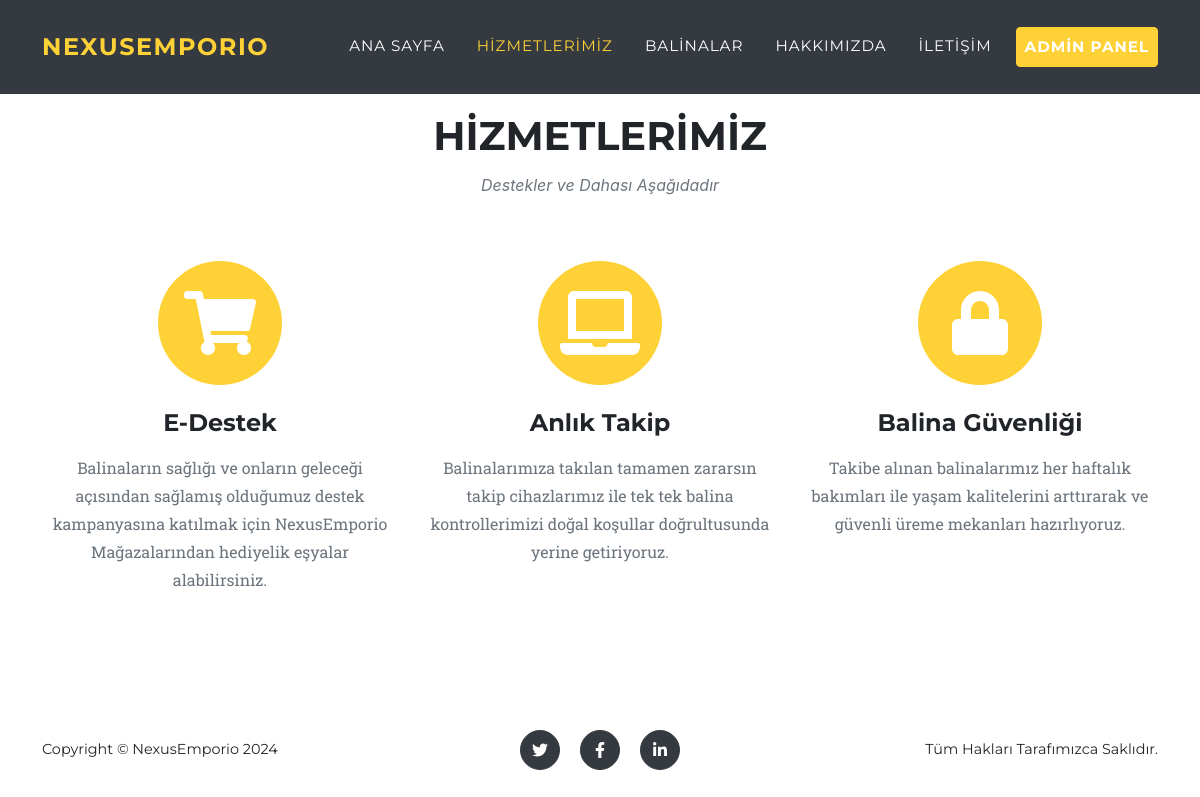
Screenshot of /servis.php with the database file from the repository.
### tables this page shows
CREATE TABLE IF NOT EXISTS `servis` (
  `id` int NOT NULL AUTO_INCREMENT,
  `baslik` char(250) NOT NULL,
  `altbaslik` varchar(1000) NOT NULL,
  `tanimlama` varchar(500) NOT NULL,
  `anahtar` varchar(500) NOT NULL,
  PRIMARY KEY (`id`)
);

CREATE TABLE IF NOT EXISTS `servislerimiz` (
  `id` int NOT NULL AUTO_INCREMENT,
  `foto` char(50) NOT NULL,
  `baslik` char(250) NOT NULL,
  `icerik` varchar(500) NOT NULL,
  `sira` smallint NOT NULL DEFAULT '1',
  `aktif` tinyint(1) NOT NULL,
  PRIMARY KEY (`id`)
);

### servis.php (the view, shortened to what this page needs)
<?php
    include("inc/vt.php");
    $sorgu=$baglanti->prepare("SELECT * FROM servis");
    $sorgu->execute();
    $sonuc=$sorgu->fetch();
    include("inc/head.php");
?>
        <section class="page-section" id="services">
            <div class="container">
                <div class="text-center">
                    <h2 class="section-heading text-uppercase mt-3"><?=$sonuc["baslik"] ?></h2>
                    <h3 class="section-subheading text-muted"><?=$sonuc["altbaslik"] ?></h3>
                </div>
                <div class="row text-center">
                <?php
    $sorgu2=$baglanti->prepare("SELECT * FROM servislerimiz WHERE aktif=1 ORDER BY sira");
    $sorgu2->execute();
    while($sonuc2=$sorgu2->fetch()){
?>
                    <div class="col-md-4">
                        <span class="fa-stack fa-4x">
                            <i class="fas fa-circle fa-stack-2x text-primary"></i>
                            <i class="fas <?=$sonuc2["foto"] ?> fa-stack-1x fa-inverse"></i>
                        </span>
                        <h4 class="my-3"><?=$sonuc2["baslik"] ?></h4>
                        <p class="text-muted"><?=$sonuc2["icerik"] ?></p>
                    </div>
                    <?php
                }
                ?>
                </div>
            </div>
        </section>
        <?php
    include("inc/footer.php");
?>

### rows the page displays
servis: baslik "HIZMETLERIMIZ", altbaslik "Destekler ve Dahası Aşağıdadır"
servislerimiz: baslik "E-Destek", icerik "Balinaların sağlığı ve onların geleceği açısından sağlamış olduğumuz destek kampanyasına katılmak için NexusEmporio Mağazalarından hediyelik eşyalar alabilirsiniz."
servislerimiz: baslik "Anlık Takip", icerik "Balinalarımıza takılan tamamen zararsın takip cihazlarımız ile tek tek balina kontrollerimizi doğal koşullar doğrultusunda yerine getiriyoruz."
servislerimiz: baslik "Balina Güvenliği", icerik "Takibe alınan balinalarımız her haftalık bakımları ile yaşam kalitelerini arttırarak ve güvenli üreme mekanları hazırlıyoruz."
